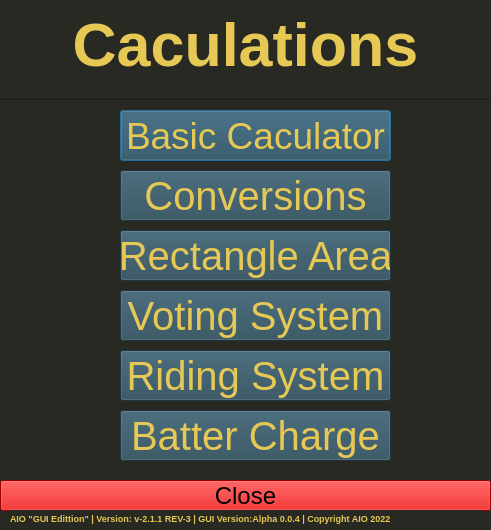
<?xml version="1.0" encoding="UTF-8"?>
<ui version="4.0">
 <class>Dialog</class>
 <widget class="QDialog" name="Dialog">
  <property name="geometry">
   <rect>
    <x>0</x>
    <y>0</y>
    <width>491</width>
    <height>530</height>
   </rect>
  </property>
  <property name="minimumSize">
   <size>
    <width>491</width>
    <height>530</height>
   </size>
  </property>
  <property name="maximumSize">
   <size>
    <width>491</width>
    <height>530</height>
   </size>
  </property>
  <property name="windowTitle">
   <string>AIO | Caculations</string>
  </property>
  <property name="styleSheet">
   <string notr="true">background-color: rgb(40, 41, 35);</string>
  </property>
  <widget class="QLabel" name="label">
   <property name="geometry">
    <rect>
     <x>20</x>
     <y>10</y>
     <width>451</width>
     <height>71</height>
    </rect>
   </property>
   <property name="font">
    <font>
     <pointsize>46</pointsize>
     <weight>75</weight>
     <bold>true</bold>
     <underline>false</underline>
    </font>
   </property>
   <property name="autoFillBackground">
    <bool>false</bool>
   </property>
   <property name="styleSheet">
    <string notr="true">color: rgb(230, 200, 85);</string>
   </property>
   <property name="text">
    <string>&lt;html&gt;&lt;head/&gt;&lt;body&gt;&lt;p align=&quot;center&quot;&gt;Caculations&lt;/p&gt;&lt;/body&gt;&lt;/html&gt;</string>
   </property>
  </widget>
  <widget class="QPushButton" name="Close">
   <property name="geometry">
    <rect>
     <x>0</x>
     <y>480</y>
     <width>491</width>
     <height>31</height>
    </rect>
   </property>
   <property name="font">
    <font>
     <pointsize>18</pointsize>
    </font>
   </property>
   <property name="styleSheet">
    <string notr="true">background-color: rgb(213, 0, 0);</string>
   </property>
   <property name="text">
    <string>Close</string>
   </property>
   <property name="autoDefault">
    <bool>false</bool>
   </property>
   <property name="default">
    <bool>false</bool>
   </property>
  </widget>
  <widget class="QLabel" name="label_3">
   <property name="geometry">
    <rect>
     <x>10</x>
     <y>510</y>
     <width>471</width>
     <height>16</height>
    </rect>
   </property>
   <property name="font">
    <font>
     <pointsize>7</pointsize>
     <weight>75</weight>
     <bold>true</bold>
    </font>
   </property>
   <property name="styleSheet">
    <string notr="true">color: rgb(230, 200, 85);</string>
   </property>
   <property name="text">
    <string>AIO &quot;GUI Edittion&quot; | Version: v-2.1.1 REV-3 | GUI Version:Alpha 0.0.4 | Copyright AIO 2022</string>
   </property>
   <property name="wordWrap">
    <bool>true</bool>
   </property>
  </widget>
  <widget class="QPushButton" name="BasicCaculator">
   <property name="geometry">
    <rect>
     <x>120</x>
     <y>110</y>
     <width>271</width>
     <height>51</height>
    </rect>
   </property>
   <property name="font">
    <font>
     <pointsize>28</pointsize>
    </font>
   </property>
   <property name="styleSheet">
    <string notr="true">color: rgb(230, 200, 85);
background-color: rgb(42, 74, 89);</string>
   </property>
   <property name="text">
    <string>Basic Caculator</string>
   </property>
  </widget>
  <widget class="QPushButton" name="Conversions">
   <property name="geometry">
    <rect>
     <x>120</x>
     <y>170</y>
     <width>271</width>
     <height>51</height>
    </rect>
   </property>
   <property name="font">
    <font>
     <pointsize>30</pointsize>
    </font>
   </property>
   <property name="styleSheet">
    <string notr="true">color: rgb(230, 200, 85);
background-color: rgb(42, 74, 89);</string>
   </property>
   <property name="text">
    <string>Conversions</string>
   </property>
  </widget>
  <widget class="QPushButton" name="RectangleArea">
   <property name="geometry">
    <rect>
     <x>120</x>
     <y>230</y>
     <width>271</width>
     <height>51</height>
    </rect>
   </property>
   <property name="font">
    <font>
     <pointsize>30</pointsize>
    </font>
   </property>
   <property name="styleSheet">
    <string notr="true">color: rgb(230, 200, 85);
background-color: rgb(42, 74, 89);</string>
   </property>
   <property name="text">
    <string>Rectangle Area</string>
   </property>
  </widget>
  <widget class="Line" name="line">
   <property name="geometry">
    <rect>
     <x>0</x>
     <y>90</y>
     <width>491</width>
     <height>20</height>
    </rect>
   </property>
   <property name="maximumSize">
    <size>
     <width>491</width>
     <height>150</height>
    </size>
   </property>
   <property name="styleSheet">
    <string notr="true">background-color: rgb(40, 41, 35);</string>
   </property>
   <property name="orientation">
    <enum>Qt::Horizontal</enum>
   </property>
  </widget>
  <widget class="QPushButton" name="VotingSystem">
   <property name="geometry">
    <rect>
     <x>120</x>
     <y>290</y>
     <width>271</width>
     <height>51</height>
    </rect>
   </property>
   <property name="font">
    <font>
     <pointsize>30</pointsize>
    </font>
   </property>
   <property name="styleSheet">
    <string notr="true">color: rgb(230, 200, 85);
background-color: rgb(42, 74, 89);</string>
   </property>
   <property name="text">
    <string>Voting System</string>
   </property>
  </widget>
  <widget class="QPushButton" name="RidingSystem">
   <property name="geometry">
    <rect>
     <x>120</x>
     <y>350</y>
     <width>271</width>
     <height>51</height>
    </rect>
   </property>
   <property name="font">
    <font>
     <pointsize>30</pointsize>
    </font>
   </property>
   <property name="styleSheet">
    <string notr="true">color: rgb(230, 200, 85);
background-color: rgb(42, 74, 89);</string>
   </property>
   <property name="text">
    <string>Riding System</string>
   </property>
  </widget>
  <widget class="QPushButton" name="Personal_6">
   <property name="geometry">
    <rect>
     <x>120</x>
     <y>410</y>
     <width>271</width>
     <height>51</height>
    </rect>
   </property>
   <property name="font">
    <font>
     <pointsize>30</pointsize>
    </font>
   </property>
   <property name="styleSheet">
    <string notr="true">color: rgb(230, 200, 85);
background-color: rgb(42, 74, 89);</string>
   </property>
   <property name="text">
    <string>Batter Charge</string>
   </property>
  </widget>
 </widget>
 <resources/>
 <connections/>
</ui>
